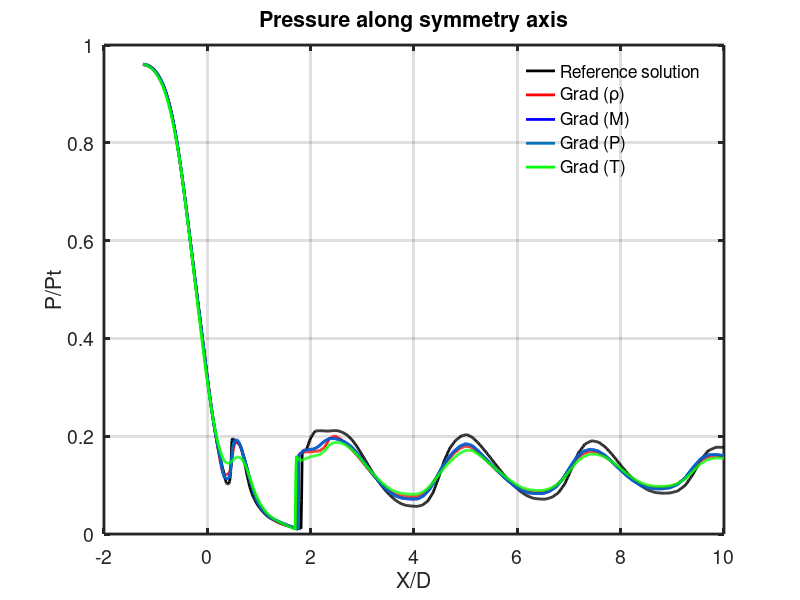

Here is the MATLAB script that generated this plot:
% read reference solution
ref = csvread('reference/reference.csv');
ref_x = ref(:,4);
ref_x = ref_x(2:end,:);% delete useless 1st rows
ref_m = ref(:,1);
ref_m = ref_m(2:end,:);% delete useless 1st rows
ref_p = ref(:,3);
ref_p = ref_p(2:end,:); % delete useless 1st rows

%%%%%%%%%%%%%%%%%%%%%%%%%% ideal nitrogen
%%%%%%% gradient
% read gradient of density for ideal nitrogen
ideal_gra_density = csvread('gradient/density.csv');
ideal_gra_density_x = ideal_gra_density(:,3);
ideal_gra_density_x = ideal_gra_density_x(2:end,:); 
ideal_gra_density_m = ideal_gra_density(:,1);
ideal_gra_density_m = ideal_gra_density_m(2:end,:); 
ideal_gra_density_p = ideal_gra_density(:,2);
ideal_gra_density_p = ideal_gra_density_p(2:end,:);

% read gradient of mach for ideal nitrogen
ideal_gra_mach= csvread('gradient/mach.csv');
ideal_gra_mach_x = ideal_gra_mach(:,3);
ideal_gra_mach_x = ideal_gra_mach_x(2:end,:); 
ideal_gra_mach_m = ideal_gra_mach(:,1);
ideal_gra_mach_m = ideal_gra_mach_m(2:end,:); 
ideal_gra_mach_p = ideal_gra_mach(:,2);
ideal_gra_mach_p = ideal_gra_mach_p(2:end,:);

% read gradient of p for ideal nitrogen
ideal_gra_p= csvread('gradient/p.csv');
ideal_gra_p_x = ideal_gra_p(:,3);
ideal_gra_p_x = ideal_gra_p_x(2:end,:); 
ideal_gra_p_m = ideal_gra_p(:,1);
ideal_gra_p_m = ideal_gra_p_m(2:end,:); 
ideal_gra_p_p = ideal_gra_p(:,2);
ideal_gra_p_p = ideal_gra_p_p(2:end,:);

% read gradient of T for ideal nitrogen
ideal_gra_t= csvread('gradient/t.csv');
ideal_gra_t_x = ideal_gra_t(:,3);
ideal_gra_t_x = ideal_gra_t_x(2:end,:); 
ideal_gra_t_m = ideal_gra_t(:,1);
ideal_gra_t_m = ideal_gra_t_m(2:end,:); 
ideal_gra_t_p = ideal_gra_t(:,2);
ideal_gra_t_p = ideal_gra_t_p(2:end,:);




% plot comparison
figure(1)
plot(ref_x,ref_p,'k',"linewidth", 2);
hold on
grid on
plot(ideal_gra_density_x, ideal_gra_density_p,'r',"linewidth", 2);
hold on
grid on
plot(ideal_gra_mach_x, ideal_gra_mach_p,'b',"linewidth", 2);
hold on
grid on
plot(ideal_gra_p_x, ideal_gra_p_p,"linewidth", 2);
hold on
grid on
plot(ideal_gra_t_x, ideal_gra_t_p,'g', "linewidth", 2);
hold on
grid on
xlabel('X/D')
##ylabel('Mach number')
ylabel('P/Pt')
##title('Mach number along symmetry axis')
title('Pressure along symmetry axis')
legend('Reference solution','Grad (\rho)', 'Grad (M)', 'Grad (P)', 'Grad (T)')
legend boxoff
set(gca, "linewidth", 2, "fontsize", 14);
##saveas(figure(1), "P_ref_ideal_gra");